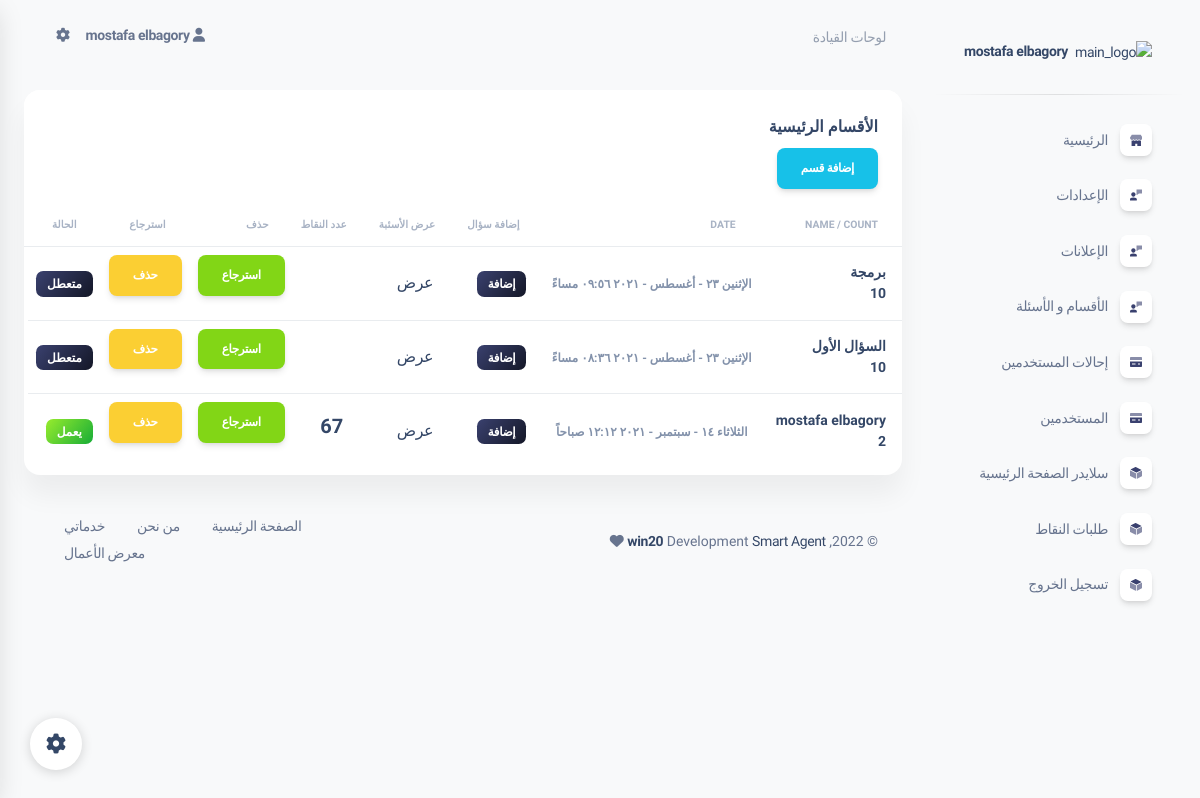
The app's page /dashboard/admin/section.php (signed in) with its own data.
### tables this page shows
CREATE TABLE IF NOT EXISTS `section` (
  `id` int NOT NULL AUTO_INCREMENT,
  `name` varchar(20) NOT NULL,
  `rand` varchar(10) NOT NULL,
  `date` varchar(20) NOT NULL,
  `points` int DEFAULT NULL,
  `status` bit(2) NOT NULL,
  PRIMARY KEY (`id`)
);

### controller/function.php (called while the page is built, shortened)
<?php
include_once 'HeaderFunction.php';
function GetCount($sectionID) {
  $conn = db (IsConn);
  $sql = "SELECT count(id)  FROM question where sectionID ='$sectionID'";
  $result_img = $conn->query($sql);
  if ($result_img->num_rows == 1) {
    $row_img = $result_img->fetch_assoc();
    $name = $row_img['count(id)'];
  }else {
    $name = 0 ;
  }
  return  $name;
}

### dashboard/admin/section.php (the view, shortened to what this page needs)
<?php include 'layout/head.php';
      include 'layout/nav.php' ;
      ?>
        <link rel="stylesheet" type="text/css" href="https://cdn.datatables.net/v/bs4/jszip-2.5.0/dt-1.10.25/af-2.3.7/b-1.7.1/b-colvis-1.7.1/b-html5-1.7.1/b-print-1.7.1/cr-1.5.4/date-1.1.0/fc-3.3.3/fh-3.1.9/kt-2.6.2/r-2.2.9/rg-1.1.3/rr-1.2.8/sc-2.0.4/sb-1.1.0/sp-1.3.0/sl-1.3.3/datatables.css"/>
    <div class="container-fluid py-4">
      <div class="row">
        <div class="col-12">
          <div class="card mb-4">
            <div class="card-header pb-0">
              <h6>الأقسام الرئيسية</h6>
              <a  href="add-section.php" class="btn btn-info">إضافة قسم </a>
            </div>
            <div class="card-body px-0 pt-0 pb-2">
              <div class="table-responsive p-0">
                <table id="table_id" class="table align-items-center mb-0">
                  <thead>
                    <tr>
                      <th class="text-uppercase text-secondary text-xxs font-weight-bolder opacity-7">name / count</th>
                      <th class="text-uppercase text-secondary text-xxs font-weight-bolder opacity-7 ps-2">date</th>
                      <th class="text-uppercase text-secondary text-xxs font-weight-bolder opacity-7 ps-2">إضافة سؤال</th>
                      <th class="text-uppercase text-secondary text-xxs font-weight-bolder opacity-7 ps-2">عرض الأسئبة</th>
                      <th class="text-uppercase text-secondary text-xxs font-weight-bolder opacity-7 ps-2">عدد النقاط </th>
                      <th class="text-uppercase text-secondary text-xxs font-weight-bolder opacity-7 ps-2">حذف </th>
                      <th class="text-uppercase text-secondary text-xxs font-weight-bolder opacity-7 ps-2">استرجاع </th>
                      <th class="text-center text-uppercase text-secondary text-xxs font-weight-bolder opacity-7">الحالة</th>
                      <th class="text-secondary opacity-7"></th>
                    </tr>
                  </thead>
                  <tbody>
               <?php  $sql = "SELECT * FROM `section` ";
                      $result = $conn->query($sql);
                      if ($result->num_rows > 0) {
                        while($row = $result->fetch_assoc()) {
                          $functionID =$row['id']; ?>
                    <tr>
                      <td>
                        <div class="d-flex px-2 py-1">
                          <div class="d-flex flex-column justify-content-center">
                            <h6 class="mb-0 text-sm"><?=$row['name']?></h6>
                            <h6 class="mb-0 text-sm"><?=GetCount($row['rand'])?></h6>
                          </div>
                        </div>
                      </td>
                      <td class="align-middle text-center"><span class="text-secondary text-xs font-weight-bold"><?=arabicDate($row['date'])?></span></td>
                      <td class="align-middle text-center"><a href="question-add.php?code=<?=$functionID?>"><span class="badge badge-pill bg-gradient-dark"> إضافة </span></a></td>
                      <td class="align-middle text-center"><a href="question.php?code=<?=$functionID?>">عرض </span></a></td>
                      <td class="align-middle text-center"> <h5> <?=$row['points']?> </h5></td>
                      <td><form action="" method="GET"><button type="submit" class="btn btn-success "  name="FunctionSuccess" value="<?=$functionID?>" >استرجاع </button> </form> </td>
                       <td><form action="" method="GET"><button type="submit" class="btn btn-warning "  name="FunctionWarning" value="<?=$functionID?>" >حذف </button> </form> </td>
                      <td>
                       <?php if ($row['status'] == 0 ) {
                            echo '<span class="badge badge-pill bg-gradient-success"> يعمل </span></td>';
                        } else if ($row['status'] == 1) {
                          echo '<span class="badge badge-pill bg-gradient-dark"> متعطل  </span></td>';
                        }else {
                            echo '<span class="badge badge-pill bg-gradient-dark">  </span></td>';
                        } ?>
                    </tr>
                    <?php  } }  ?>
                  </tbody>
                </table>
              </div>
            </div>
          </div>
        </div>
      </div>
      <?php include 'layout/footer.php'; ?>

### controller/HeaderFunction.php (style rules this page uses)
* { font-family: "Tajawal", sans-serif; }

### records on screen
section: name "برمجة", rand "10", date "الإثنين ٢٣ - أغسطس - ٢٠٢١ ٠٩:٥٦ مساءً", $functionID 3 (drawn), status "متعطل"
section: name "السؤال الأول", rand "10", date "الإثنين ٢٣ - أغسطس - ٢٠٢١ ٠٨:٣٦ مساءً", $functionID 2 (drawn), status "متعطل"
section: name "mostafa elbagory", rand "2", date "الثلاثاء ١٤ - سبتمبر - ٢٠٢١ ١٢:١٢ صباحاً", points "67", $functionID 4 (drawn), status "يعمل"

### other values on screen
$_SESSION['name'] "mostafa elbagory"
NameSite "win20"
